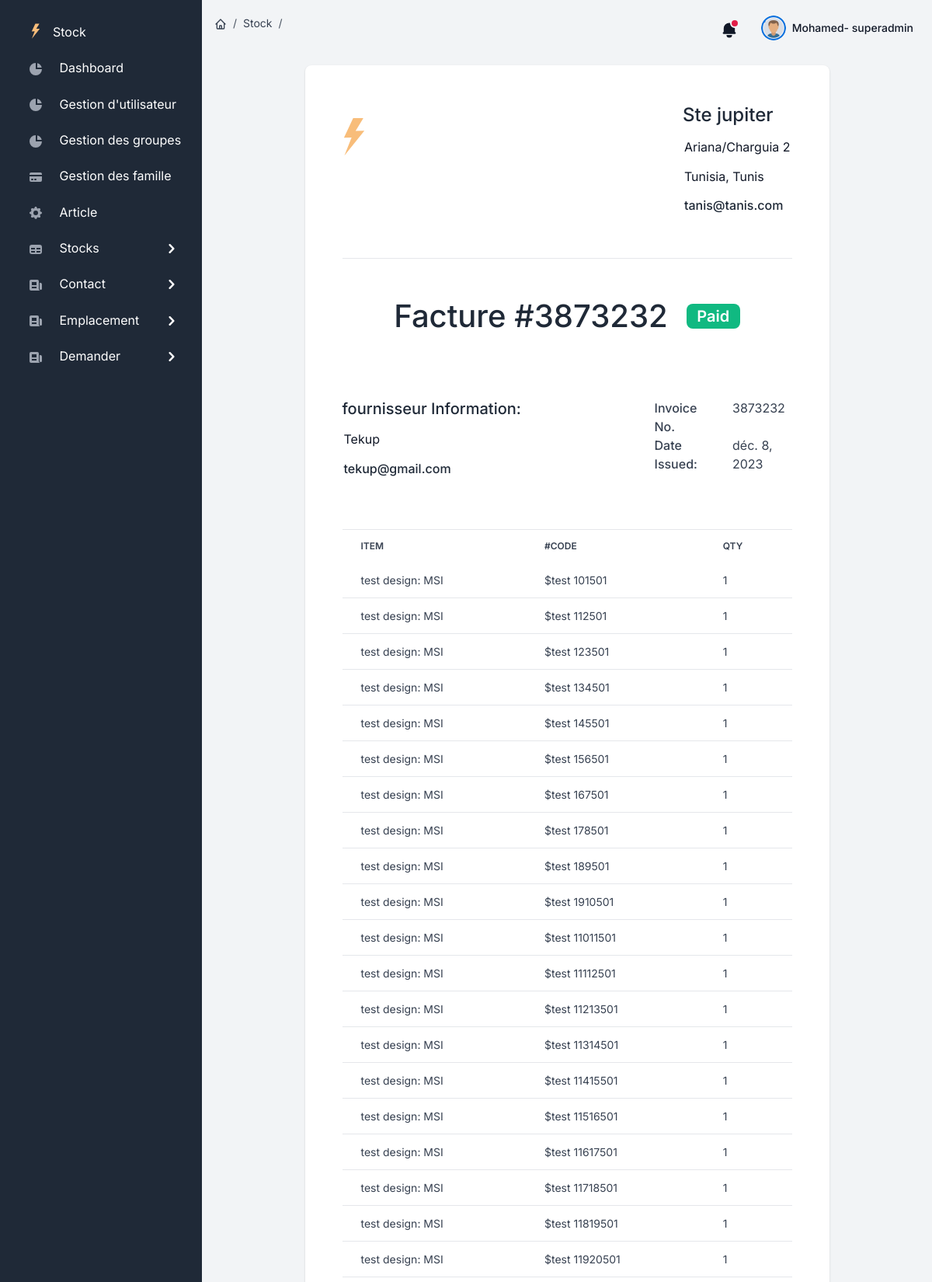
Page /view_facture/1 (signed in, upper part) on the committed database.
### users/models.py (models this page shows, shortened)
class User(AbstractUser):
    USER_TYPE_CHOICES = (
      (1, 'admin'),
      (2, 'user'),
      (4, 'superadmin'),)
    role = models.PositiveSmallIntegerField(choices=USER_TYPE_CHOICES,default=4)

class Facture(models.Model):
    choix_societe = (
        ('argos', 'argos'),
        ('jupiter', 'jupiter'),
        ('ithaque','ithaque'),
        ('tanis','tanis'),)
    phone_number = models.ForeignKey(Contact,verbose_name="fournisseur",on_delete=models.CASCADE)
    ref = models.CharField(max_length=50,default='0',verbose_name='Réference facture', blank=True, null=True)
    Society = models.CharField(max_length=50,default='0', blank=True, null=True,choices=choix_societe)
    facture_print = models.FileField(upload_to='media/facture',blank=True,null=True)
    bondlev = models.FileField(upload_to='media/bon_livraison',blank=True,null=True)
    dateen = models.DateField()

class Contact(models.Model):
    fournisseur = models.CharField(max_length=80)
    nom = models.CharField(max_length=80)
    adresse = models.CharField(max_length=250,blank=True, null=True)
    tel1 = models.CharField(max_length=50,blank=True, null=True)
    x = models.FloatField(blank=True, null=True)
    y = models.FloatField(blank=True, null=True)
    fax = models.CharField(max_length=50,blank=True, null=True)
    mail = models.CharField(max_length=80,blank=True, null=True)
    activite = models.CharField(max_length=80,blank=True, null=True)
    obs = models.CharField(max_length=250,blank=True, null=True)
    ville = models.CharField(max_length=20,blank=True, null=True)

class Stock(models.Model):
    id_sous_famille = models.ForeignKey(SousFamille,verbose_name="Article",on_delete=models.CASCADE)
    quantity = models.IntegerField(blank=True, null=True)
    receive_quantity = models.IntegerField( blank=True, null=True)
    receive_by = models.ForeignKey(User,related_name="ReceiveUser",on_delete=models.CASCADE,default=1)
    issue_quantity = models.IntegerField(default=0,blank=True, null=True)
    issue_by = models.ForeignKey(User,related_name="IssueUser",on_delete=models.CASCADE,default=1)
    issue_to = models.ForeignKey(distinations,verbose_name="Emplacement",on_delete=models.CASCADE,default=1)
    fac =  models.ForeignKey(Facture,on_delete=models.CASCADE)
    created_by = models.ForeignKey(User,related_name="CreatUser",on_delete=models.CASCADE,default=1)
    reorder_level = models.IntegerField(default='0',verbose_name="garantie", blank=True, null=True)
    last_updated = models.DateTimeField(auto_now_add=False, auto_now=True)
    ci=models.CharField(max_length=50, blank=True, null=True)
    prix = models.IntegerField(default=0,blank=True, null=True)

class SousFamille(models.Model):
    choix = (
        ('oui', 'oui'),
        ('non', 'non'),
    )
    choix_ville = (
        ('tunis', 'tunis'),
        ('sousse', 'sousse'),
        ('nice','nice'),
    ),
    id_famille = models.ForeignKey(Familles,verbose_name="Les Articles",on_delete=models.CASCADE)
    designation = models.CharField(max_length=20)
    marque = models.CharField(max_length=20)
    model = models.CharField(max_length=20)
    seuil = models.IntegerField()
    groupresp = models.ForeignKey(Group,verbose_name='groupe_resp',on_delete=models.CASCADE,default=1)
    pid1 = models.CharField(max_length=20,unique=True)
    active = models.CharField(max_length=3,verbose_name="consommable",choices=choix)
    ville = models.CharField(max_length=6,blank=True, null=True)
    icon = models.CharField(max_length=120,blank=True, null=True)
    def __str__(self):
        return self.designation + ': ' + self.model

### users/views.py (the view)
# urls.py: path('view_facture/<str:pk>',views.facture_view,name='facture_view'),
@login_required(redirect_field_name='login')
def facture_view(request, pk):
    template_name = './Pdf_templates/viewTemplate.html'
    facture_details = Facture.objects.get(id=pk)
    items = Stock.objects.filter(fac__id=pk)
    context = {"ref": facture_details.ref,"societe": facture_details.Society,"date":facture_details.dateen,"fournisseurnom":facture_details.phone_number.nom,"fournisseurmail":facture_details.phone_number.mail,"fac_id": facture_details.id, "items":items}
    return render(request,template_name,context)

### users/templates/Pdf_templates/viewTemplate.html (shortened to what this page needs)
{% extends 'layouts/base.html' %}
{% load mathfilters %}
{% load static %}
{% load crispy_forms_tags %}
{% block content %}
<div class="row justify-content-center mt-4">
        <div class="col-12 col-xl-9">
          <div class="card shadow border-0 p-4 p-md-5 position-relative">
            <div class="d-flex justify-content-between pb-4 pb-md-5 mb-4 mb-md-5 border-bottom border-light">
              <img class="image-md" src="/static/assets/img/brand/light.svg" height="30" width="30" alt="Rocket Logo">
              <div><h4> Ste {{societe}}</h4>
                <ul class="list-group simple-list">
                  <li class="list-group-item fw-normal">Ariana/Charguia 2</li>
                  <li class="list-group-item fw-normal">Tunisia, Tunis</li>
                  <li class="list-group-item fw-normal">
                    <a class="fw-bold text-primary" href="#">tanis@tanis.com</a>
                  </li>
                  </ul>
                  </div>
                  </div>
                    <div class="mb-6 d-flex align-items-center justify-content-center">
                      <h2 class="h1 mb-0">Facture #{{ref}}</h2><span class="badge badge-lg bg-success ms-4">Paid</span>
                    </div>
                    <div class="row justify-content-between mb-4 mb-md-5">
                      <div class="col-sm"><h5>fournisseur Information:</h5>
                        <div><ul class="list-group simple-list">
                          <li class="list-group-item fw-normal">{{fournisseurnom}}</li>
                          <li class="list-group-item fw-normal"><a class="fw-bold text-primary" href="#">{{fournisseurmail}}</a>
                          </li>
                      </ul>
                    </div>
                  </div>
                  <div class="col-sm col-lg-4">
                    <dl class="row text-sm-right">
                      <dt class="col-6">
                        <strong>Invoice No.</strong>
                      </dt><dd class="col-6">{{ref}}</dd>
                      <dt class="col-6">
                        <strong>Date Issued:</strong></dt>
                        <dd class="col-6">{{date}}</dd>
                      </div></div><div class="row">
                        <div class="col-12">
                          <div class="table-responsive">
                            <table class="table mb-0">
                              <thead class="bg-light border-top">
                                <tr>
                                  <th scope="row" class="border-0 text-left">Item</th>
                                  <th scope="row" class="border-0">#code</th>
                                  <th scope="row" class="border-0">Qty</th>
                                </thead>
                                <tbody>
                                    {% for item in items %}
                                    <tr>
                                      <td class="desc">{{item.id_sous_famille}}</td>
                                      <td class="unit">${{item.ci}}</td>
                                      <td class="qty">{{item.quantity|add:item.issue_quantity}}</td>
                                    </tr>
                                    {% endfor %}
                                      </tbody>
                                      </table></div>
                                      </div>
                                      </div>
                                    </div>
                                  </div>
                                </div>
{% endblock content %}

### users/templates/includes/navigation.html (shortened to what this page needs)
<nav class="navbar navbar-top navbar-expand navbar-dashboard navbar-dark ps-0 pe-2 pb-0">
              <div class="container-fluid px-0">
                <div class="d-flex justify-content-between w-100" id="navbarSupportedContent">
                  <div class="d-flex align-items-center">
                    <nav aria-label="breadcrumb" class="d-none d-md-inline-block">
                      <ol class="breadcrumb breadcrumb-dark breadcrumb-transparent">
                        <li class="breadcrumb-item">
                          <a href="{% url 'index' %}">
                          </a>
                      </li>
                      <li class="breadcrumb-item"><a href="#">Stock</a></li>
                      <li class="breadcrumb-item active" aria-current="page">{{page_name}}</li>
                  </ol>
              </nav>
                  </div>
                  <ul class="navbar-nav align-items-center">
                    <li class="nav-item dropdown">
                      <a class="nav-link text-dark notification-bell unread dropdown-toggle" data-unread-notifications="true" href="#" role="button" data-bs-toggle="dropdown" data-bs-display="static" aria-expanded="false">
                        <svg class="icon icon-sm text-gray-900" fill="currentColor" viewBox="0 0 20 20" xmlns="http://www.w3.org/2000/svg"><path d="M10 2a6 6 0 00-6 6v3.586l-.707.707A1 1 0 004 14h12a1 1 0 00.707-1.707L16 11.586V8a6 6 0 00-6-6zM10 18a3 3 0 01-3-3h6a3 3 0 01-3 3z"></path></svg>
                      </a>
                    </li>
                    <li class="nav-item dropdown ms-lg-3">
                      <a class="nav-link dropdown-toggle pt-1 px-0" href="#" role="button" data-bs-toggle="dropdown" aria-expanded="false">
                        <div class="media d-flex align-items-center">
                          <img class="avatar rounded-circle" alt="Image placeholder" src="/static/assets/img/team/utilisateur.png">
                          <div class="media-body ms-2 text-dark align-items-center d-none d-lg-block">
                            <span class="mb-0 font-small fw-bold text-gray-900">
                              <strong>{{ request.user.username }}-
                                {% if request.user.is_staff and request.user.is_superuser %}
                                superadmin
                              {% elif  request.user.is_staff %}
                              admin
                              {% else %}
                              manager
                              {% endif %}
                              </strong>
                            </span>
                          </div>
                        </div>
                      </a>
                    </li>
                  </ul>
                </div>
              </div>
            </nav>

### rows in the picture
User: user.username "Mohamed"
Facture: Society "jupiter", ref "3873232", dateen "déc. 8, 2023"
Contact: nom "Tekup", mail "tekup@gmail.com"
Stock: id_sous_famille "test design: MSI", ci "test 101501", quantity|add "1"
Stock: id_sous_famille "test design: MSI", ci "test 112501", quantity|add "1"
Stock: id_sous_famille "test design: MSI", ci "test 123501", quantity|add "1"
Stock: id_sous_famille "test design: MSI", ci "test 134501", quantity|add "1"
Stock: id_sous_famille "test design: MSI", ci "test 145501", quantity|add "1"
Stock: id_sous_famille "test design: MSI", ci "test 156501", quantity|add "1"
Stock: id_sous_famille "test design: MSI", ci "test 167501", quantity|add "1"
Stock: id_sous_famille "test design: MSI", ci "test 178501", quantity|add "1"
Stock: id_sous_famille "test design: MSI", ci "test 189501", quantity|add "1"
Stock: id_sous_famille "test design: MSI", ci "test 1910501", quantity|add "1"
Stock: id_sous_famille "test design: MSI", ci "test 11011501", quantity|add "1"
Stock: id_sous_famille "test design: MSI", ci "test 11112501", quantity|add "1"
Stock: id_sous_famille "test design: MSI", ci "test 11213501", quantity|add "1"
Stock: id_sous_famille "test design: MSI", ci "test 11314501", quantity|add "1"
Stock: id_sous_famille "test design: MSI", ci "test 11415501", quantity|add "1"
Stock: id_sous_famille "test design: MSI", ci "test 11516501", quantity|add "1"
Stock: id_sous_famille "test design: MSI", ci "test 11617501", quantity|add "1"
Stock: id_sous_famille "test design: MSI", ci "test 11718501", quantity|add "1"
Stock: id_sous_famille "test design: MSI", ci "test 11819501", quantity|add "1"
Stock: id_sous_famille "test design: MSI", ci "test 11920501", quantity|add "1"
